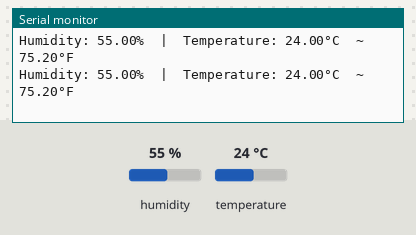
Bench run of a sketch on a simulated ESP8266 (NodeMCU). On the bench: the last lines printed to the serial monitor. Inputs (shaded band) come from the test bench; at power-on: humidity 55 %, temperature 24 °C. The RemoteXY app is connected.

Above: at 2.8 s.
2.9 s: humidity set to 22 %
At 5.1 s:
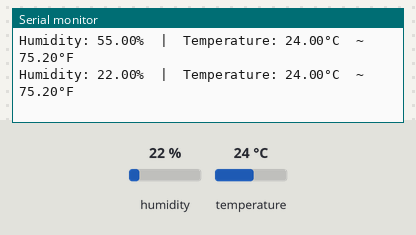
5.6 s: temperature set to 12 °C
At 7.5 s:
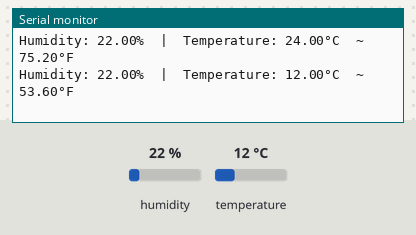
8.3 s: humidity set to 40 %
At 11.1 s:
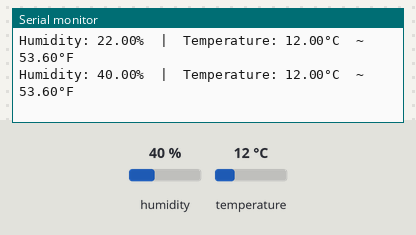
Timing chart, 0 to 12.6 s (numbered marks = the images above; inputs shaded):
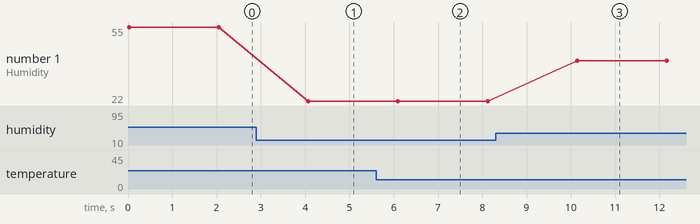

The sketch:

temperature_monitoring.ino
```cpp
// (licence header left out)
//////////////////////////////////////////////
//        RemoteXY include library          //
//////////////////////////////////////////////

// you can enable debug logging to Serial at 115200
//#define REMOTEXY__DEBUGLOG

// RemoteXY select connection mode and include library
#define REMOTEXY_MODE__WIFI_CLOUD

#include <ESP8266WiFi.h>

// RemoteXY connection settings
#define REMOTEXY_WIFI_SSID "iPhone"
#define REMOTEXY_WIFI_PASSWORD "zhang044680"
#define REMOTEXY_CLOUD_SERVER "cloud.remotexy.com"
#define REMOTEXY_CLOUD_PORT 6376
#define REMOTEXY_CLOUD_TOKEN "6560069bc940ae9f52385c2cb8d9612d"
#include <DHT.h>
#define DHT_SENSOR_PIN D7 // The ESP8266 pin 4 connected to DHT11 sensor
#define DHT_SENSOR_TYPE DHT11

DHT dht_sensor(DHT_SENSOR_PIN, DHT_SENSOR_TYPE);

#include <RemoteXY.h>

// RemoteXY GUI configuration
#pragma pack(push, 1)
uint8_t RemoteXY_CONF[] =   // 38 bytes
  { 255,0,0,8,0,31,0,19,0,0,0,0,31,1,106,200,1,1,2,0,
  67,33,35,40,10,78,2,26,2,67,33,67,40,10,78,2,26,2 };

// this structure defines all the variables and events of your control interface
struct {

    // output variables
  float value_01;
  float value_02;

    // other variable
  uint8_t connect_flag;  // =1 if wire connected, else =0

} RemoteXY;
#pragma pack(pop)

/////////////////////////////////////////////
//           END RemoteXY include          //
/////////////////////////////////////////////


void setup() {
  RemoteXY_Init ();
  Serial.begin(9600);
  dht_sensor.begin(); // initialize the DHT sensor
}

void loop() {
  RemoteXY_Handler ();
  // read humidity
  float humi  = dht_sensor.readHumidity();
  // read temperature in Celsius
  float temperature_C = dht_sensor.readTemperature();
  // read temperature in Fahrenheit
  float temperature_F = dht_sensor.readTemperature(true);

  // check whether the reading is successful or not
  if ( isnan(temperature_C) || isnan(temperature_F) || isnan(humi)) {
    Serial.println("Failed to read from DHT sensor!");
  } else {
    Serial.print("Humidity: ");
    Serial.print(humi);
    Serial.print("%");

    Serial.print("  |  ");

    Serial.print("Temperature: ");
    Serial.print(temperature_C);
    RemoteXY.value_01 = temperature_C;
    Serial.print("°C  ~  ");
    Serial.print(temperature_F);
    RemoteXY.value_02 = temperature_F;
    Serial.println("°F");
  }

  // wait a 2 seconds between readings
  delay(2000);
}
```

Measured:
- after the input at 2.9 s, the serial monitor: prints a new line after 1.2 s (image 1)
- after the input at 5.6 s, the serial monitor: prints a new line after 0.49 s (image 2)
- after the input at 8.3 s, the serial monitor: prints a new line after 1.8 s (image 3)
- plotted number 1: 55 → 22 after the input at 2.9 s, 22 → 40 after the input at 8.3 s
